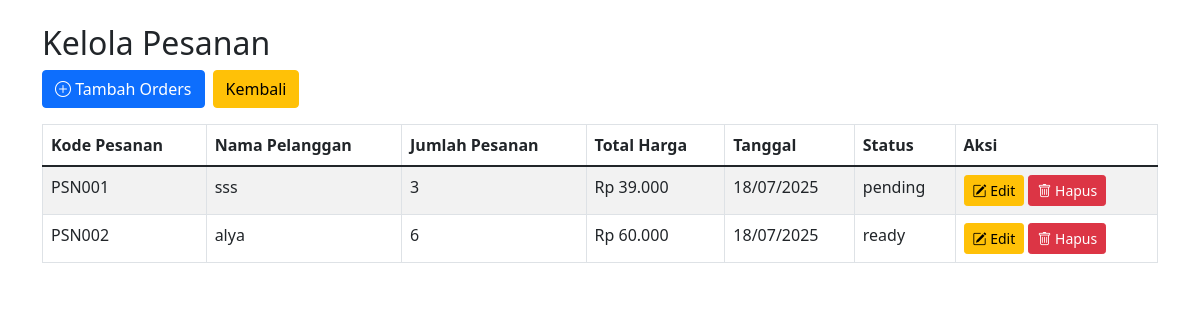
/admin0/manage_orders.php (signed in), run on the app's committed database.
### tables this page shows
CREATE TABLE `pesanan` (
  `kode_pesanan` varchar(225) NOT NULL,
  `nama_pelanggan` varchar(100) NOT NULL,
  `kode_menu` varchar(255) NOT NULL,
  `total_harga` decimal(10,2) NOT NULL,
  `tgl_pesanan` datetime NOT NULL,
  `jumlah` int NOT NULL,
  `status_pesanan` varchar(50) DEFAULT NULL
);

### classes/Pesanan.php (called while the page is built, shortened)
<?php
class Pesanan
{
    private $conn;
    public function __construct($db)
    {
        $this->conn = $db;
    }
    public function read()
    {
        $query = "SELECT * FROM pesanan ORDER BY tgl_pesanan DESC";
        $stmt = $this->conn->prepare($query);
        $stmt->execute();
        return $stmt;
    }
}
?>

### admin0/manage_orders.php (the view, shortened to what this page needs)
<?php
require_once __DIR__ . '/../classes/Pesanan.php';
$database = new Database();
$db = $database->getConnection();
$pesanan = new Pesanan($db);
$stmt = $pesanan->read();
?>
<!DOCTYPE html>
<html lang="id">
<head>
    <link href="https://cdn.jsdelivr.net/npm/bootstrap@5.1.3/dist/css/bootstrap.min.css" rel="stylesheet">
    <link href="https://cdn.jsdelivr.net/npm/bootstrap-icons@1.10.5/font/bootstrap-icons.css" rel="stylesheet">
</head>
<body>
    <div class="container mt-4">
        <h2>Kelola Pesanan</h2>
        <div class="mb-3 d-flex gap-2">
            <a href="tambah_orders.php" class="btn btn-primary">
                <i class="bi bi-plus-circle"></i> Tambah Orders
            </a>
            <a href="dashboard.php" class="btn btn-warning">
                Kembali
            </a>
        </div>
        <table class="table table-bordered table-striped">
            <thead>
                <tr>
                    <th>Kode Pesanan</th>
                    <th>Nama Pelanggan</th>
                    <th>Jumlah Pesanan</th>
                    <th>Total Harga</th>
                    <th>Tanggal</th>
                    <th>Status</th>
                    <th>Aksi</th>
                </tr>
            </thead>
            <tbody>
                <?php while($row = $stmt->fetch(PDO::FETCH_ASSOC)): ?>
                <tr>
                    <td><?= htmlspecialchars($row['kode_pesanan']); ?></td>
                    <td><?= htmlspecialchars($row['nama_pelanggan'] ?? ''); ?></td>
                    <td><?= htmlspecialchars($row['jumlah'] ?? ''); ?></td>
                    <td>Rp <?= number_format($row['total_harga'], 0, ',', '.'); ?></td>
                    <td><?= date('d/m/Y', strtotime($row['tgl_pesanan'])); ?></td>
                    <td><?= htmlspecialchars($row['status_pesanan'] ?? ''); ?></td>
                    <td>
                        <a href="edit_orders.php?kode_pesanan=<?= urlencode($row['kode_pesanan']); ?>" class="btn btn-sm btn-warning">
                            <i class="bi bi-pencil-square"></i> Edit
                        </a>
                        <a href="delete_orders.php?kode_pesanan=<?= urlencode($row['kode_pesanan']); ?>" class="btn btn-sm btn-danger" onclick="return confirm('Apakah Anda yakin ingin menghapus pesanan ini?');">
                            <i class="bi bi-trash"></i> Hapus
                        </a>
                    </td>
                </tr>
                <?php endwhile; ?>
            </tbody>
        </table>
    </div>
</body>
</html>

### data on the page
pesanan: kode_pesanan "PSN001", nama_pelanggan "sss", jumlah "3", total_harga "39.000", tgl_pesanan "18/07/2025", status_pesanan "pending"
pesanan: kode_pesanan "PSN002", nama_pelanggan "alya", jumlah "6", total_harga "60.000", tgl_pesanan "18/07/2025", status_pesanan "ready"
